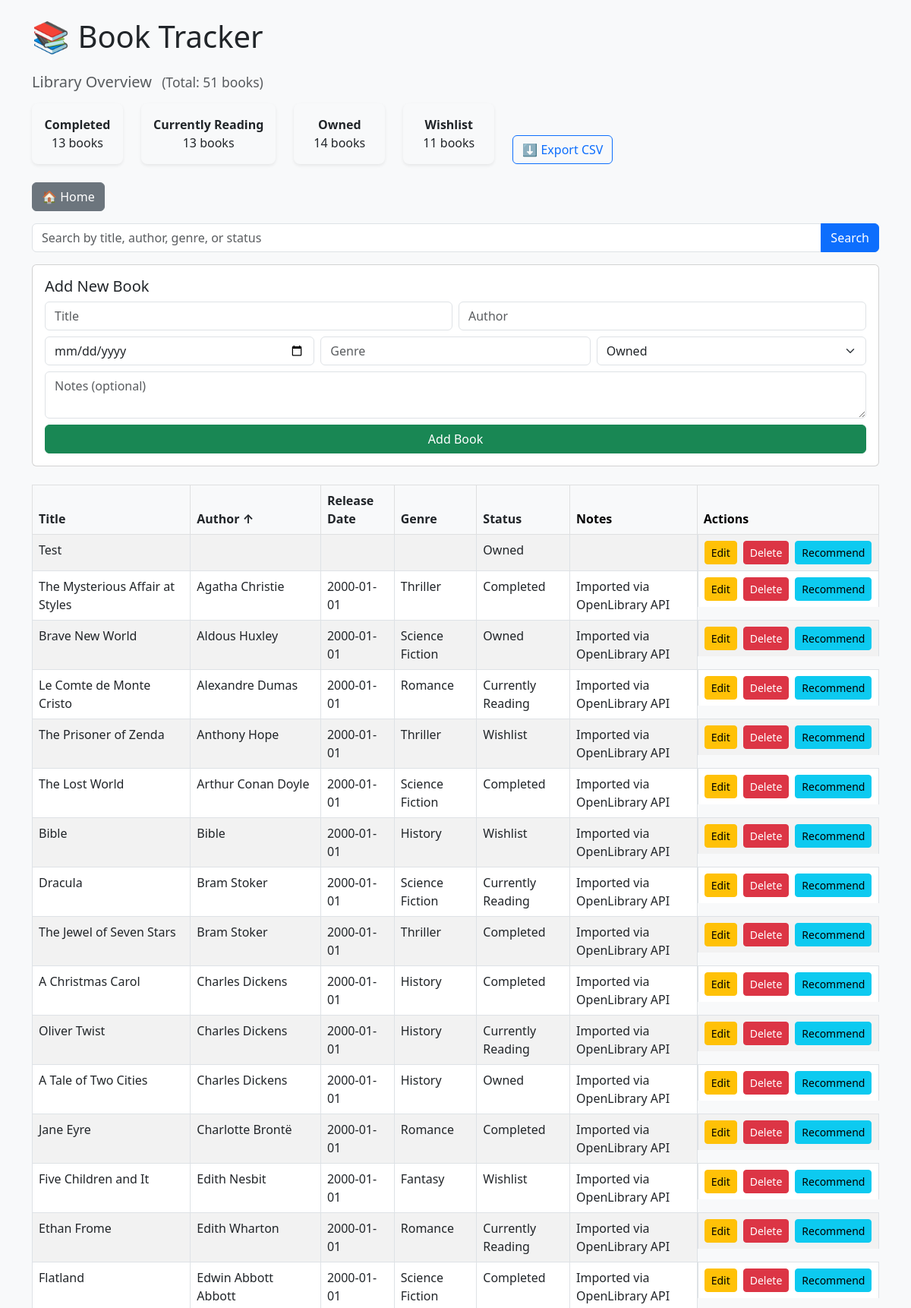
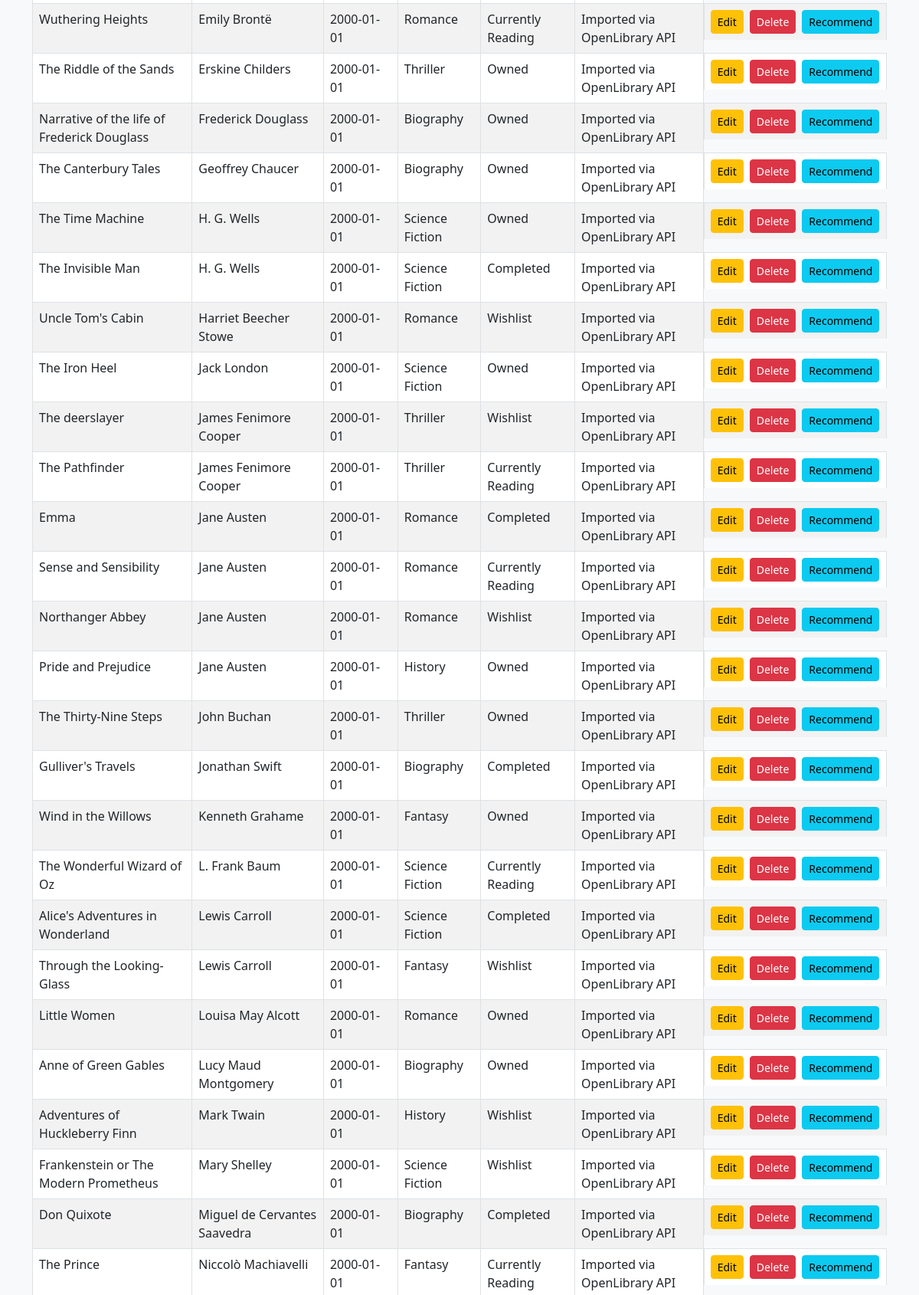
The page /?sort=author&order=asc (upper part) on the database its author committed (2 pictures, top to bottom).
### tables this page shows
CREATE TABLE books (
            id INTEGER PRIMARY KEY AUTOINCREMENT,
            title TEXT NOT NULL,
            author TEXT,
            release_date TEXT,
            genre TEXT,
            status TEXT,
            notes TEXT
        );

### app.py (the view)
@app.route('/', methods=['GET', 'POST'])
def index():
    query = request.form.get('query', '') if request.method == 'POST' else ''
    sort = request.args.get('sort', 'title')
    order = request.args.get('order', 'asc')
    sort_columns = ['title', 'author', 'release_date', 'genre', 'status']
    if sort not in sort_columns:
        sort = 'title'
    if order not in ['asc', 'desc']:
        order = 'asc'
    conn = get_db_connection()
    if query:
        books = conn.execute(f'''SELECT * FROM books WHERE
                                  title LIKE ? OR
                                  author LIKE ? OR
                                  genre LIKE ? OR
                                  status LIKE ?
                                  ORDER BY {sort} {order}''',
                              [f'%{query}%']*4).fetchall()
    else:
        books = conn.execute(f'SELECT * FROM books ORDER BY {sort} {order}').fetchall()
    status_counts = conn.execute('''
        SELECT status, COUNT(*) as count FROM books GROUP BY status
    ''').fetchall()
    conn.close()
    return render_template('index.html', books=books, query=query, sort=sort, order=order, status_counts=status_counts)

### app.py (called while the page is built)
def get_db_connection():
    conn = sqlite3.connect('books.db')
    conn.row_factory = sqlite3.Row
    return conn

### templates/index.html (shortened to what this page needs)
<!DOCTYPE html>
<html lang="en">
<head>
    <link href="https://cdn.jsdelivr.net/npm/bootstrap@5.3.0/dist/css/bootstrap.min.css" rel="stylesheet">
</head>
<body class="bg-light">
    <div class="container py-4">
        <h1 class="mb-4">📚 Book Tracker</h1>
        {% set total_count = status_counts | sum(attribute='count') %}
<div class="row mb-4 align-items-end">
    <div class="col-12 mb-2">
        <h5 class="text-muted">Library Overview <small class="ms-2">(Total: {{ total_count }} books)</small></h5>
    </div>
    {% for item in status_counts %}
    <div class="col-auto">
        <div class="card shadow-sm p-3 text-center border-0 bg-light rounded-3" style="min-width: 120px;">
            <div class="fw-bold">{{ item['status'] }}</div>
            <div>{{ item['count'] }} book{{ '' if item['count'] == 1 else 's' }}</div>
        </div>
    </div>
    {% endfor %}
    <div class="col-auto d-flex align-items-center">
        <a href="/export" class="btn btn-outline-primary">⬇ Export CSV</a>
    </div>
</div>
<a href="{{ url_for('index') }}" class="btn btn-secondary mb-3">🏠 Home</a>
        <form method="POST" action="/" class="mb-3">
            <div class="input-group">
                <input type="text" name="query" class="form-control" placeholder="Search by title, author, genre, or status" value="{{ query }}">
                <button class="btn btn-primary" type="submit">Search</button>
            </div>
        </form>
        <form method="POST" action="/add" class="card p-3 mb-4">
            <h5>Add New Book</h5>
            <div class="row g-2 mb-2">
                <div class="col-md"><input name="title" required placeholder="Title" class="form-control"></div>
                <div class="col-md"><input name="author" placeholder="Author" class="form-control"></div>
            </div>
            <div class="row g-2 mb-2">
                <div class="col-md"><input type="date" name="release_date" class="form-control"></div>
                <div class="col-md"><input name="genre" placeholder="Genre" class="form-control"></div>
                <div class="col-md">
                    <select name="status" class="form-select">
                        <option>Owned</option>
                    </select>
                </div>
            </div>
            <textarea name="notes" placeholder="Notes (optional)" class="form-control mb-2"></textarea>
            <button class="btn btn-success" type="submit">Add Book</button>
        </form>
        <table class="table table-striped table-bordered">
            <thead class="table-light">
                <tr>
                    <th>
                        <a href="/?sort=title&order={{ 'desc' if sort == 'title' and order == 'asc' else 'asc' }}" class="text-decoration-none text-dark">
                            Title {% if sort == 'title' %}{{ '↑' if order == 'asc' else '↓' }}{% endif %}
                        </a>
                    </th>
                    <th>
                        <a href="/?sort=author&order={{ 'desc' if sort == 'author' and order == 'asc' else 'asc' }}" class="text-decoration-none text-dark">
                            Author {% if sort == 'author' %}{{ '↑' if order == 'asc' else '↓' }}{% endif %}
                        </a>
                    </th>
                    <th>
                        <a href="/?sort=release_date&order={{ 'desc' if sort == 'release_date' and order == 'asc' else 'asc' }}" class="text-decoration-none text-dark">
                            Release Date {% if sort == 'release_date' %}{{ '↑' if order == 'asc' else '↓' }}{% endif %}
                        </a>
                    </th>
                    <th>
                        <a href="/?sort=genre&order={{ 'desc' if sort == 'genre' and order == 'asc' else 'asc' }}" class="text-decoration-none text-dark">
                            Genre {% if sort == 'genre' %}{{ '↑' if order == 'asc' else '↓' }}{% endif %}
                        </a>
                    </th>
                    <th>
                        <a href="/?sort=status&order={{ 'desc' if sort == 'status' and order == 'asc' else 'asc' }}" class="text-decoration-none text-dark">
                            Status {% if sort == 'status' %}{{ '↑' if order == 'asc' else '↓' }}{% endif %}
                        </a>
                    </th>
                    <th>Notes</th>
                    <th>Actions</th>
                </tr>
            </thead>
            <tbody>
                {% for book in books %}
                <tr>
                    <td>{{ book['title'] }}</td>
                    <td>{{ book['author'] }}</td>
                    <td>{{ book['release_date'] }}</td>
                    <td>{{ book['genre'] }}</td>
                    <td>{{ book['status'] }}</td>
                    <td>{{ book['notes'] }}</td>
                    <td class="d-flex gap-2">
                        <a href="/edit/{{ book['id'] }}" class="btn btn-warning btn-sm">Edit</a>
                        <a href="/delete/{{ book['id'] }}" class="btn btn-danger btn-sm">Delete</a>
                        <a href="/recommend/{{ book['id'] }}" class="btn btn-info btn-sm">Recommend</a>
                    </td>
                </tr>
                {% else %}
                <tr><td colspan="7" class="text-center">No books found.</td></tr>
                {% endfor %}
            </tbody>
        </table>
    </div>
</body>
</html>

### rows shown on the page
books: title "Test", status "Owned"
books: title "The Mysterious Affair at Styles", author "Agatha Christie", release_date "2000-01-01", genre "Thriller", status "Completed", notes "Imported via OpenLibrary API"
books: title "Brave New World", author "Aldous Huxley", release_date "2000-01-01", genre "Science Fiction", status "Owned", notes "Imported via OpenLibrary API"
books: title "Le Comte de Monte Cristo", author "Alexandre Dumas", release_date "2000-01-01", genre "Romance", status "Currently Reading", notes "Imported via OpenLibrary API"
books: title "The Prisoner of Zenda", author "Anthony Hope", release_date "2000-01-01", genre "Thriller", status "Wishlist", notes "Imported via OpenLibrary API"
books: title "The Lost World", author "Arthur Conan Doyle", release_date "2000-01-01", genre "Science Fiction", status "Completed", notes "Imported via OpenLibrary API"
books: title "Bible", author "Bible", release_date "2000-01-01", genre "History", status "Wishlist", notes "Imported via OpenLibrary API"
books: title "Dracula", author "Bram Stoker", release_date "2000-01-01", genre "Science Fiction", status "Currently Reading", notes "Imported via OpenLibrary API"
books: title "The Jewel of Seven Stars", author "Bram Stoker", release_date "2000-01-01", genre "Thriller", status "Completed", notes "Imported via OpenLibrary API"
books: title "A Christmas Carol", author "Charles Dickens", release_date "2000-01-01", genre "History", status "Completed", notes "Imported via OpenLibrary API"
books: title "Oliver Twist", author "Charles Dickens", release_date "2000-01-01", genre "History", status "Currently Reading", notes "Imported via OpenLibrary API"
books: title "A Tale of Two Cities", author "Charles Dickens", release_date "2000-01-01", genre "History", status "Owned", notes "Imported via OpenLibrary API"
books: title "Jane Eyre", author "Charlotte Brontë", release_date "2000-01-01", genre "Romance", status "Completed", notes "Imported via OpenLibrary API"
books: title "Five Children and It", author "Edith Nesbit", release_date "2000-01-01", genre "Fantasy", status "Wishlist", notes "Imported via OpenLibrary API"
books: title "Ethan Frome", author "Edith Wharton", release_date "2000-01-01", genre "Romance", status "Currently Reading", notes "Imported via OpenLibrary API"
books: title "Flatland", author "Edwin Abbott Abbott", release_date "2000-01-01", genre "Science Fiction", status "Completed", notes "Imported via OpenLibrary API"
books: title "Wuthering Heights", author "Emily Brontë", release_date "2000-01-01", genre "Romance", status "Currently Reading", notes "Imported via OpenLibrary API"
books: title "The Riddle of the Sands", author "Erskine Childers", release_date "2000-01-01", genre "Thriller", status "Owned", notes "Imported via OpenLibrary API"
books: title "Narrative of the life of Frederick Douglass", author "Frederick Douglass", release_date "2000-01-01", genre "Biography", status "Owned", notes "Imported via OpenLibrary API"
books: title "The Canterbury Tales", author "Geoffrey Chaucer", release_date "2000-01-01", genre "Biography", status "Owned", notes "Imported via OpenLibrary API"
books: title "The Time Machine", author "H. G. Wells", release_date "2000-01-01", genre "Science Fiction", status "Owned", notes "Imported via OpenLibrary API"
books: title "The Invisible Man", author "H. G. Wells", release_date "2000-01-01", genre "Science Fiction", status "Completed", notes "Imported via OpenLibrary API"
books: title "Uncle Tom's Cabin", author "Harriet Beecher Stowe", release_date "2000-01-01", genre "Romance", status "Wishlist", notes "Imported via OpenLibrary API"
books: title "The Iron Heel", author "Jack London", release_date "2000-01-01", genre "Science Fiction", status "Owned", notes "Imported via OpenLibrary API"
books: title "The deerslayer", author "James Fenimore Cooper", release_date "2000-01-01", genre "Thriller", status "Wishlist", notes "Imported via OpenLibrary API"
books: title "The Pathfinder", author "James Fenimore Cooper", release_date "2000-01-01", genre "Thriller", status "Currently Reading", notes "Imported via OpenLibrary API"
books: title "Emma", author "Jane Austen", release_date "2000-01-01", genre "Romance", status "Completed", notes "Imported via OpenLibrary API"
books: title "Sense and Sensibility", author "Jane Austen", release_date "2000-01-01", genre "Romance", status "Currently Reading", notes "Imported via OpenLibrary API"
books: title "Northanger Abbey", author "Jane Austen", release_date "2000-01-01", genre "Romance", status "Wishlist", notes "Imported via OpenLibrary API"
books: title "Pride and Prejudice", author "Jane Austen", release_date "2000-01-01", genre "History", status "Owned", notes "Imported via OpenLibrary API"
books: title "The Thirty-Nine Steps", author "John Buchan", release_date "2000-01-01", genre "Thriller", status "Owned", notes "Imported via OpenLibrary API"
books: title "Gulliver's Travels", author "Jonathan Swift", release_date "2000-01-01", genre "Biography", status "Completed", notes "Imported via OpenLibrary API"
books: title "Wind in the Willows", author "Kenneth Grahame", release_date "2000-01-01", genre "Fantasy", status "Owned", notes "Imported via OpenLibrary API"
books: title "The Wonderful Wizard of Oz", author "L. Frank Baum", release_date "2000-01-01", genre "Science Fiction", status "Currently Reading", notes "Imported via OpenLibrary API"
books: title "Alice's Adventures in Wonderland", author "Lewis Carroll", release_date "2000-01-01", genre "Science Fiction", status "Completed", notes "Imported via OpenLibrary API"
books: title "Through the Looking-Glass", author "Lewis Carroll", release_date "2000-01-01", genre "Fantasy", status "Wishlist", notes "Imported via OpenLibrary API"
books: title "Little Women", author "Louisa May Alcott", release_date "2000-01-01", genre "Romance", status "Owned", notes "Imported via OpenLibrary API"
books: title "Anne of Green Gables", author "Lucy Maud Montgomery", release_date "2000-01-01", genre "Biography", status "Owned", notes "Imported via OpenLibrary API"
books: title "Adventures of Huckleberry Finn", author "Mark Twain", release_date "2000-01-01", genre "History", status "Wishlist", notes "Imported via OpenLibrary API"
books: title "Frankenstein or The Modern Prometheus", author "Mary Shelley", release_date "2000-01-01", genre "Science Fiction", status "Wishlist", notes "Imported via OpenLibrary API"
books: title "Don Quixote", author "Miguel de Cervantes Saavedra", release_date "2000-01-01", genre "Biography", status "Completed", notes "Imported via OpenLibrary API"
books: title "The Prince", author "Niccolò Machiavelli", release_date "2000-01-01", genre "Fantasy", status "Currently Reading", notes "Imported via OpenLibrary API"

### other values the page prints
{{ total_count }} "51"
{{ item['status'] }} "Completed" "Currently Reading" "Owned" "Wishlist"
{{ item['count'] }} "13" "13" "14" "11"
{{ '' if item['count'] == 1 else 's' }} "s" "s" "s" "s"
{{ '↑' if order == 'asc' else '↓' }} "↑"
